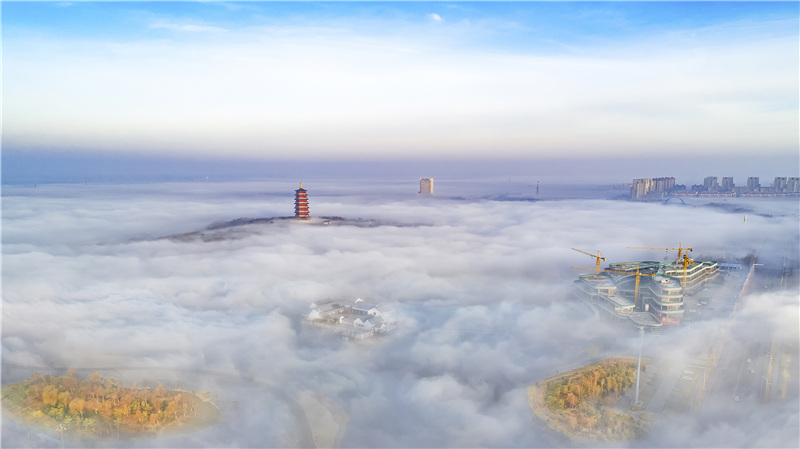
//> input picture untitled23/build/Desktop_Qt_6_7_3-Debug/1.jpeg, 800 x 449 px
$ ./main   (built with g++ and OpenCV 4)
//> lines starting //> are read from the running program, lines starting //| are printed output that depends on the picture; after the words box and inside, x2 and y2 are one past the last pixel; in counts of white or black regions, pixels touching at a corner belong together
#include <opencv2/opencv.hpp>

int main()
{
    cv::Mat img = cv::imread("1.jpeg");
//> img is the input picture: 449 rows x 800 cols, CV_8UC3; mean B, G, R 208, 194.8, 185.9
    cv::Mat noobcv = cv::imread("2.jpeg");
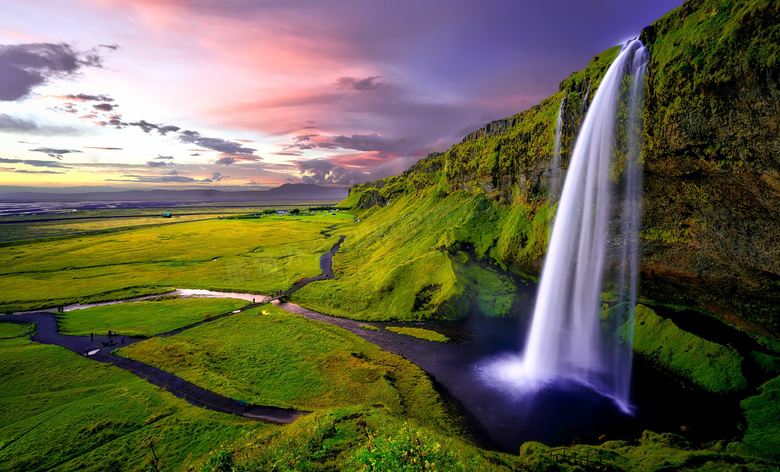
//> input picture untitled23/build/Desktop_Qt_6_7_3-Debug/2.jpeg, 780 x 472 px
//> noobcv is the input picture: 472 rows x 780 cols, CV_8UC3; mean B, G, R 75.6, 100.5, 103.8
    cv::Mat ROI1, ROI2, ROI2_copy, mask, img2, img_copy, img_copy2;

    cv::resize(noobcv, mask, cv::Size(200, 200));
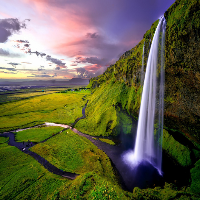
//> mask: 200 rows x 200 cols, CV_8UC3; mean B, G, R 75.5, 100.4, 103.7
    img2 = img;
    img.copyTo(img_copy2);
    cv::copyTo(img, img_copy2, img);
    cv::Rect rect (206, 206, 200, 200);

    ROI1 = img(rect);//截图
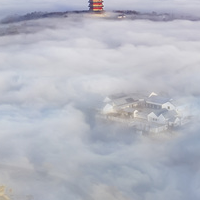
//> ROI1: 200 rows x 200 cols, CV_8UC3; mean B, G, R 194.4, 184, 181.3
    if (img.rows >= 406 && img.cols >= 406)
    {
        cv::Rect rect(206, 206, 200, 200);
        ROI1 = img(rect); // 截图
    } else
    {
        std::cerr << "裁剪区域超出图像范围！" << std::endl;
        return -1;
    }

    ROI2 = img(cv::Range(100, 300), cv::Range(100, 300));
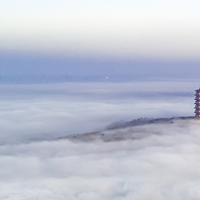
//> ROI2: 200 rows x 200 cols, CV_8UC3; mean B, G, R 210.8, 195.7, 190.5
    img(cv::Range(100, 300), cv::Range(100, 300)).copyTo(ROI2_copy);
    if (img.rows >= 300 && img.cols >=300) {
        ROI2 = img(cv::Range(10, 10), cv::Range(10, 10));
        img(cv::Range(10, 10), cv::Range(10, 10)).copyTo(ROI2_copy);
    } else {
        std::cerr << "ROI2 裁剪区域超出图像范围！" << std::endl;
        return -1;
    }/**/
    mask.copyTo(ROI1);
    imshow("加noobcv", img);
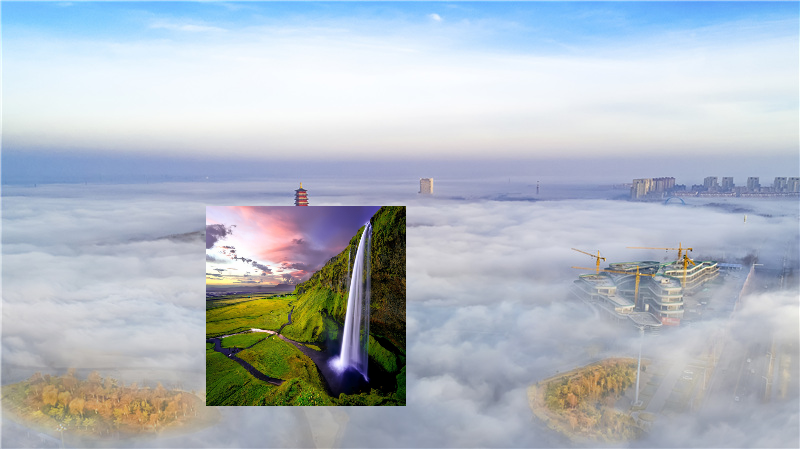
//> window '加noobcv': 449 rows x 800 cols, CV_8UC3; mean B, G, R 194.8, 185.5, 177.2
    // imshow("ROI对ROI2影响", ROI2);
    // imshow("深拷贝ROI2", ROI2_copy);

    cv::circle(img, cv::Point(300, 300), 20, cv::Scalar(0, 0, 255), -1);
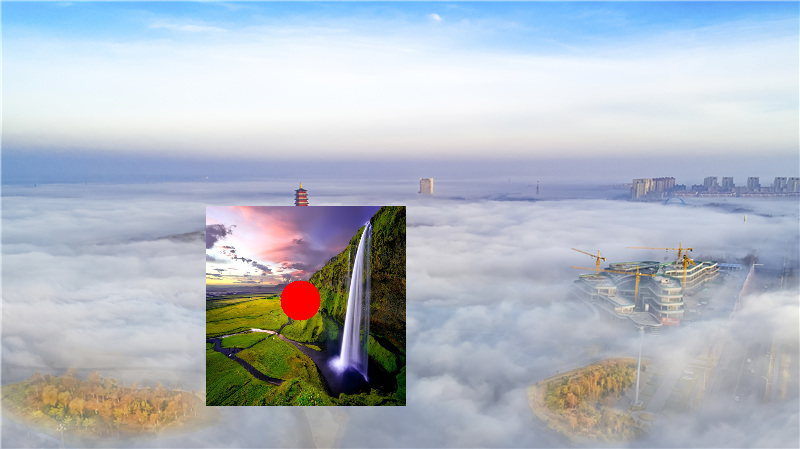
//> img: 449 rows x 800 cols, CV_8UC3; 11.14% of pixels changed, all inside (x1, y1, x2, y2) = (206, 206, 406, 406)
    imshow("浅拷贝", img2);
    // imshow("深拷贝img", img_copy);
    imshow("深拷贝img2", img_copy2);
    imshow("画圆", ROI1);
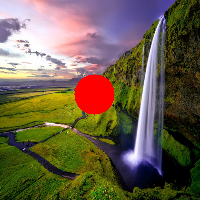
//> window '画圆': 200 rows x 200 cols, CV_8UC3; mean B, G, R 74.6, 96.4, 107.8

    cv::waitKey(0);

    return 0;
}
